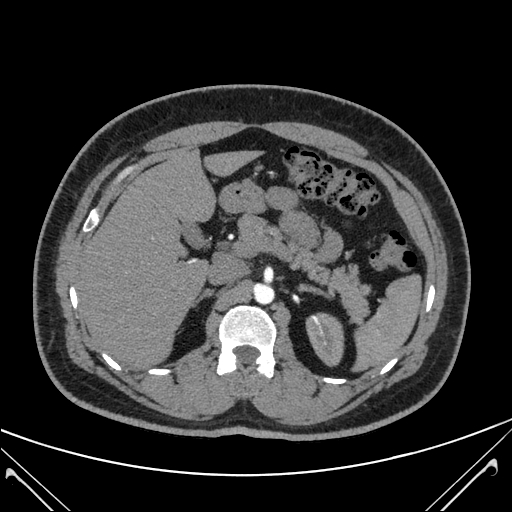
#> input picture Assets/Normal/1.jpg, 512 x 512 px; its folder holds only this picture in this run
$ jupyter execute --allow-errors PrePro3.ipynb   (older library calls are emulated)
#> lines starting #> are read from the running program, lines starting #| are printed output that depends on the picture
# Analisis Pengaruh Teknik Preprocessing terhadap Klasifikasi Ginjal Normal dan Batu Ginjal Menggunakan Fitur Gray Level Co-occurrence Matrix (GLCM) serta Perbandingan Algoritma Support Vector Machine (SVM), Random Forest, dan K-Nearest Neighbor (KNN)
## Percobaan 3 — Preprocessing: Grayscale + Resize + CLAHE + Sharpening (4 Preprocessing)
### Nama Anggota
- Muhammad Andika Azkiya : F1D02410076
- Gusti Ayu Marsha Widyaswari : F1D02410007
- Ahmad Yadan Ulya Munaji : F1D02410100
- Revano Januar Adiguna Prawira : F1D02410146

[cell 1]
import os
import cv2 as cv
import matplotlib.pyplot as plt
import numpy as np
import pandas as pd
from sklearn.model_selection import train_test_split
from sklearn.metrics import accuracy_score, precision_score, recall_score, f1_score, classification_report
from sklearn.metrics import confusion_matrix, ConfusionMatrixDisplay
from skimage.feature import graycomatrix, graycoprops
from scipy.stats import entropy
from sklearn.ensemble import RandomForestClassifier
from sklearn.svm import SVC
from sklearn.neighbors import KNeighborsClassifier
import seaborn as sns

## Import Library

### Fungsi
Cell ini mengimpor seluruh library yang diperlukan selama proses penelitian, mulai dari pengolahan citra digital, ekstraksi fitur tekstur menggunakan Gray Level Co-occurrence Matrix (GLCM), visualisasi data, hingga proses klasifikasi menggunakan algoritma Machine Learning.

Library yang digunakan meliputi:

- OpenCV (cv2) untuk pengolahan citra digital.
- NumPy untuk komputasi numerik dan manipulasi array.
- Pandas untuk pengelolaan data tabular.
- Matplotlib untuk visualisasi data.
- Scikit-image untuk pembentukan matriks GLCM dan ekstraksi fitur tekstur.
- Scikit-learn untuk pembagian data, normalisasi, pelatihan model, dan evaluasi klasifikasi.

### Analisis
Tahap import library merupakan langkah awal yang penting karena seluruh proses penelitian bergantung pada fungsi-fungsi yang tersedia dalam library tersebut. Pemilihan library yang tepat memungkinkan proses pengolahan data dilakukan secara lebih efisien, akurat, dan mudah direproduksi.

## Memuat Dataset dan Resize Citra

### Fungsi
Cell ini membaca seluruh citra ginjal dari dataset kemudian melakukan proses resize menjadi ukuran 256×256 piksel.

Selain itu, label kelas dan nama file citra juga disimpan untuk digunakan pada tahap ekstraksi fitur dan klasifikasi.

### Analisis
Ukuran citra yang berbeda dapat menyebabkan ketidakkonsistenan dalam proses ekstraksi fitur. Oleh karena itu dilakukan resize agar seluruh citra memiliki dimensi yang seragam.

Ukuran 256×256 piksel dipilih karena mampu mempertahankan informasi tekstur yang cukup baik sekaligus menjaga efisiensi komputasi selama proses penelitian.

[cell 2]
def resize_image(image, target_size=(256, 256)):
    return cv.resize(image, target_size)

data = []
labels = []
file_name = []

dataset_path = 'Assets'

for sub_folder in sorted(os.listdir(dataset_path)):
    folder_path = os.path.join(dataset_path, sub_folder)
    if not os.path.isdir(folder_path):
        continue
    for filename in os.listdir(folder_path):
        img_path = os.path.join(folder_path, filename)
        img = cv.imread(img_path)
#> img is the input picture: shape (512, 512, 3); min 0, max 255, mean 50.5
        if img is None:
            continue
        img = resize_image(img, (256, 256))
#> in resize_image, `return cv.resize(image, target_size)`:
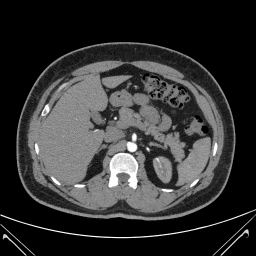
#> returned value: shape (256, 256, 3); min 0, max 255, mean 50.6
        img = img.astype(np.uint8)
        data.append(img)
        labels.append(sub_folder)
        file_name.append(filename)

data = np.array(data)
labels = np.array(labels)
print(f'Total data: {len(data)}')
#| Total data: 2
print(f'Labels: {np.unique(labels)}')

## Visualisasi Distribusi Dataset

### Fungsi
Cell ini menampilkan distribusi jumlah citra pada masing-masing kelas menggunakan diagram batang (*bar chart*). Visualisasi ini digunakan untuk mengetahui komposisi dataset yang akan digunakan pada proses ekstraksi fitur GLCM dan klasifikasi.

### Analisis
Berdasarkan grafik distribusi dataset, diperoleh:

- Kelas **Normal** sebanyak **356 citra**
- Kelas **Kidney Stone** sebanyak **292 citra**

Sehingga total dataset yang digunakan dalam penelitian ini berjumlah **648 citra**.

Pemilihan jumlah data yang lebih banyak dilakukan karena pada percobaan awal menggunakan dataset yang lebih kecil, yaitu sekitar **100 citra untuk masing-masing kelas**, seluruh model klasifikasi mampu mencapai akurasi mendekati atau bahkan mencapai **100%**. Kondisi tersebut menunjukkan bahwa dataset terlalu mudah dipelajari oleh model sehingga perbedaan performa antar metode preprocessing maupun algoritma klasifikasi menjadi sulit diamati.

Oleh karena itu, jumlah data diperbesar agar variasi karakteristik citra yang dipelajari model menjadi lebih beragam. Dengan semakin banyak data yang digunakan, tingkat kompleksitas klasifikasi juga meningkat karena model harus mengenali lebih banyak variasi bentuk, tekstur, pencahayaan, dan karakteristik citra pada masing-masing kelas.

Meskipun jumlah data kelas Normal dan Kidney Stone tidak sama persis, perbedaannya masih relatif kecil sehingga distribusi dataset tetap dapat dianggap cukup seimbang. Kondisi ini memungkinkan model memperoleh representasi yang baik dari kedua kelas tanpa menimbulkan bias yang signifikan terhadap salah satu kelas.

Penggunaan dataset yang lebih besar diharapkan dapat menghasilkan evaluasi yang lebih realistis dan mampu menunjukkan pengaruh teknik preprocessing terhadap performa klasifikasi. Dengan demikian, perbandingan antara Random Forest, Support Vector Machine (SVM), dan K-Nearest Neighbor (KNN) dapat dilakukan secara lebih objektif karena model diuji pada data yang lebih beragam dan menantang dibandingkan percobaan awal.

[cell 3]
unique, counts = np.unique(labels, return_counts=True)
plt.figure(figsize=(8, 5))
plt.bar(unique, counts, color=['pink', 'skyblue'])
plt.xlabel('Kelas')
plt.ylabel('Jumlah Gambar')
plt.title('Distribusi Dataset Ginjal')
for i, (u, c) in enumerate(zip(unique, counts)):
    plt.text(i, c + 5, str(c), ha='center', fontweight='bold')
plt.tight_layout()
plt.show()
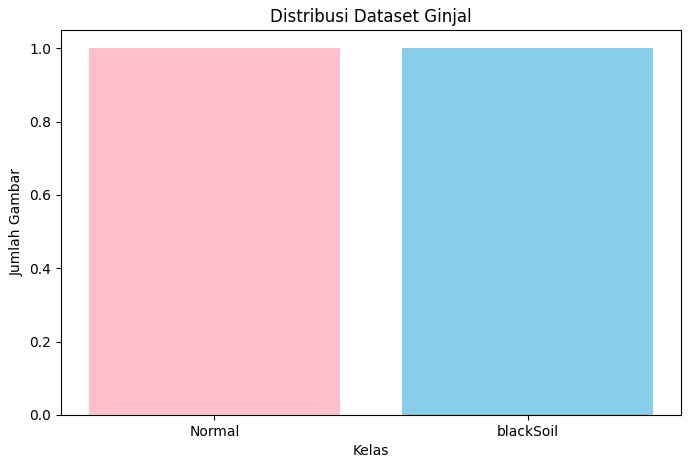
#> figure drawn by matplotlib, 1 panel

## Visualisasi Sampel Citra Dataset

### Fungsi
Cell ini menampilkan beberapa contoh citra dari masing-masing kelas yang terdapat dalam dataset.

### Analisis
Visualisasi sampel citra digunakan untuk melakukan pemeriksaan awal terhadap kualitas data dan memastikan proses pembacaan citra berjalan dengan baik.

Melalui tahap ini dapat diamati karakteristik visual dari citra ginjal normal dan batu ginjal sebelum dilakukan proses preprocessing lebih lanjut.

[cell 4]
def show_sample_images(images, labels, class_names, title='Sample Images', n=3):
#> called with images = array of shape (2, 256, 256, 3), labels = array of shape (2,), title = 'Sample Data Original', n = 3
    fig, axes = plt.subplots(len(class_names), n, figsize=(n*3, len(class_names)*3))
    fig.suptitle(title, fontsize=14, fontweight='bold')
    for i, cls in enumerate(class_names):
        idx = np.where(labels == cls)[0]
        for j in range(min(n, len(idx))):
            img = images[idx[j]]
            if len(img.shape) == 3:
                axes[i][j].imshow(cv.cvtColor(img, cv.COLOR_BGR2RGB))
            else:
                axes[i][j].imshow(img, cmap='gray')
            axes[i][j].set_title(f'{cls}', fontsize=9)
            axes[i][j].axis('off')
    plt.tight_layout()
    plt.show()
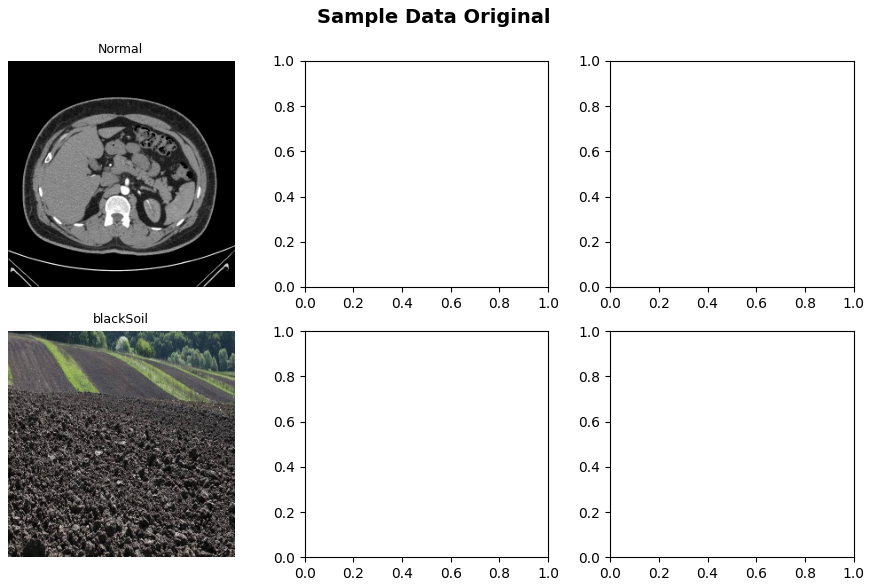
#> figure drawn by matplotlib, 2 panels

class_names = sorted(np.unique(labels))
show_sample_images(data, labels, class_names, 'Sample Data Original')

## Konversi Citra ke Grayscale

### Fungsi
Cell ini mengubah seluruh citra berwarna menjadi citra grayscale menggunakan fungsi konversi warna pada OpenCV.

### Analisis
GLCM bekerja berdasarkan hubungan tingkat keabuan antar piksel sehingga informasi warna tidak diperlukan.

Konversi grayscale memberikan beberapa keuntungan:

- Mengurangi kompleksitas data.
- Mempercepat proses komputasi.
- Menghilangkan informasi warna yang tidak relevan.
- Memfokuskan analisis pada karakteristik tekstur citra.

Output tahap ini berupa citra grayscale yang siap diproses lebih lanjut.

[cell 5]
img_grey = []
for img in data:
    gray = cv.cvtColor(img, cv.COLOR_BGR2GRAY)
    img_grey.append(gray)
#> this loop made 2 passes
#> pass 2, `gray = cv.cvtColor(img, cv.COLOR_BGR2GRAY)`:
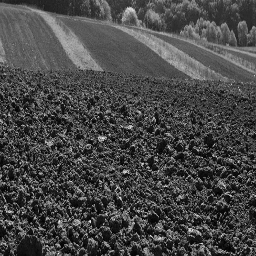
#> gray: shape (256, 256); min 0, max 244, mean 71.4
#> after the loop, img_grey = 2 items
img_grey = np.array(img_grey)

show_sample_images(img_grey, labels, class_names, 'Grayscale Images')

## Penerapan Contrast Limited Adaptive Histogram Equalization (CLAHE)

### Fungsi
Cell ini menerapkan metode Contrast Limited Adaptive Histogram Equalization (CLAHE) pada citra grayscale.

CLAHE merupakan pengembangan dari Histogram Equalization yang bekerja secara lokal pada setiap wilayah kecil citra (tile) sehingga peningkatan kontras dapat dilakukan secara lebih adaptif.

### Analisis
Pada citra medis sering ditemukan perbedaan pencahayaan dan kontras yang tidak merata. CLAHE digunakan untuk meningkatkan kualitas citra tanpa menyebabkan amplifikasi noise yang berlebihan.

Keunggulan CLAHE antara lain:

- Meningkatkan kontras lokal citra.
- Memperjelas detail tekstur.
- Mempertegas batas objek.
- Mengurangi risiko over-enhancement dibanding Histogram Equalization biasa.
- Cocok digunakan pada citra medis.

Dengan kontras yang lebih baik, pola tekstur ginjal menjadi lebih mudah dikenali sehingga fitur GLCM yang dihasilkan menjadi lebih representatif.

[cell 6]
def clahe_manual(img, clip_limit=2.0):
    hist = np.zeros(256)
    for pixel in img.flatten():
        hist[pixel] += 1
    clip_value = clip_limit * img.size / 256
    excess = 0
    for i in range(256):
        if hist[i] > clip_value:
            excess += hist[i] - clip_value
            hist[i] = clip_value
    hist += excess / 256
    cdf = np.cumsum(hist)
    cdf = (cdf - cdf.min()) / (cdf.max() - cdf.min())
    lut = np.round(cdf * 255).astype(np.uint8)
    return lut[img]
img_clahe = []
for img in img_grey:
    img_clahe.append(clahe_manual(img))
#> this loop made 2 passes
#> clip_value in clahe_manual on passes 1 to 2: 512, 512
#> after the loop, img_clahe = 2 items
img_clahe = np.array(img_clahe)
show_sample_images(
    img_clahe,
    labels,
    class_names,
    'CLAHE Images'
)
#> call 3 of show_sample_images, with images = array of shape (2, 256, 256), labels = array of shape (2,), title = 'CLAHE Images', n = 3
#> after the loop in show_sample_images (call 3), `for i, cls in enumerate(class_names):`:
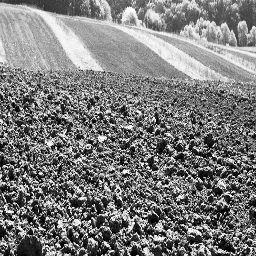
#> img: shape (256, 256); min 0, max 254, mean 123.2
#> in show_sample_images (call 3), `plt.show()`:
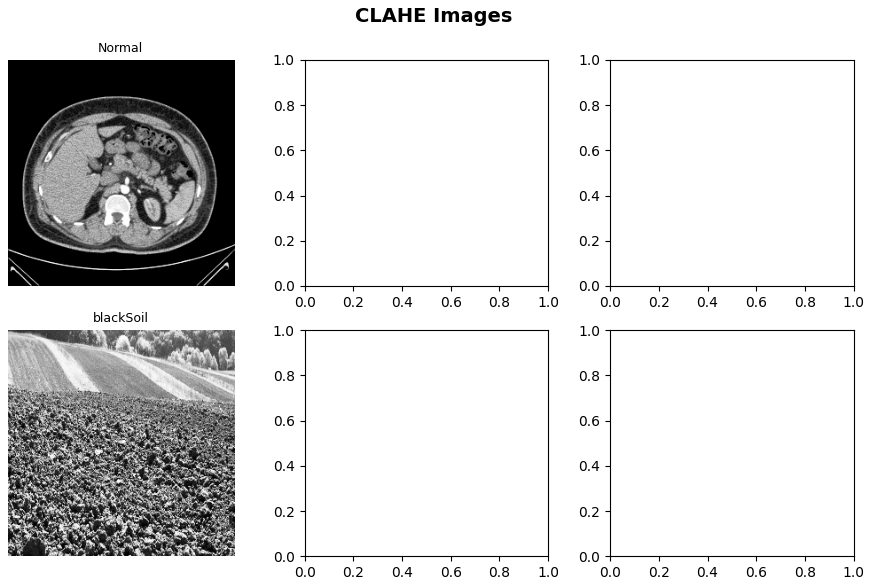
#> figure drawn by matplotlib, 2 panels

## Penerapan Sharpening

### Fungsi
Cell ini menerapkan teknik Sharpening pada citra hasil CLAHE.

Sharpening bertujuan meningkatkan ketajaman citra dengan memperjelas tepi dan detail objek melalui proses penekanan perbedaan intensitas antar piksel.

### Analisis
Setelah peningkatan kontras menggunakan CLAHE, proses Sharpening dilakukan untuk mempertegas struktur tekstur yang terdapat pada citra ginjal.

Manfaat penggunaan Sharpening meliputi:

- Memperjelas detail tekstur.
- Mempertegas batas objek.
- Meningkatkan kualitas fitur tekstur yang diekstraksi.
- Membantu model membedakan pola ginjal normal dan batu ginjal.

Kombinasi CLAHE dan Sharpening diharapkan menghasilkan citra dengan kualitas visual yang lebih baik sehingga performa klasifikasi dapat meningkat.

[cell 7]
def sharpen_image(image):
    kernel = np.array([
    [ 0, -1,  0],
    [-1,  5, -1],
    [ 0, -1,  0]
])
    sharpened = cv.filter2D(image, -1, kernel)
    return np.clip(sharpened, 0, 255).astype(np.uint8)

dataPreprocessed = []
for img in img_clahe:
    sharpened = sharpen_image(img)
    dataPreprocessed.append(sharpened)
#> this loop made 2 passes
#> kernel in sharpen_image on passes 1 to 2: [[0, -1, 0], [-1, 5, -1], [0, -1, 0]], [[0, -1, 0], [-1, 5, -1], [0, -1, 0]]
#> (the rest of the program and of its run is left out)
